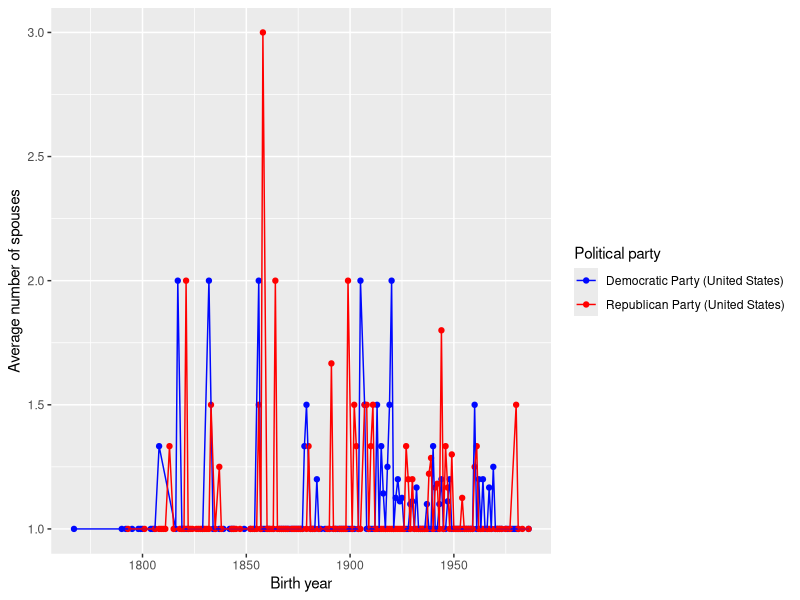
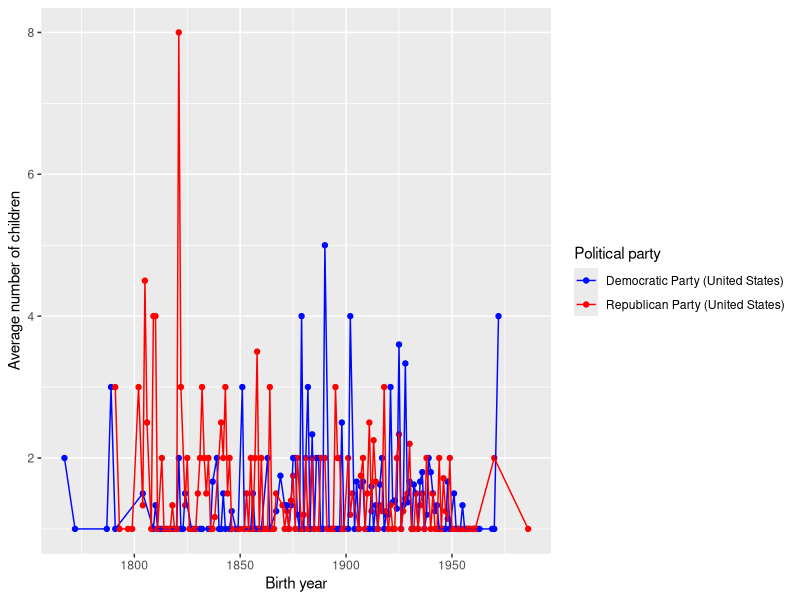
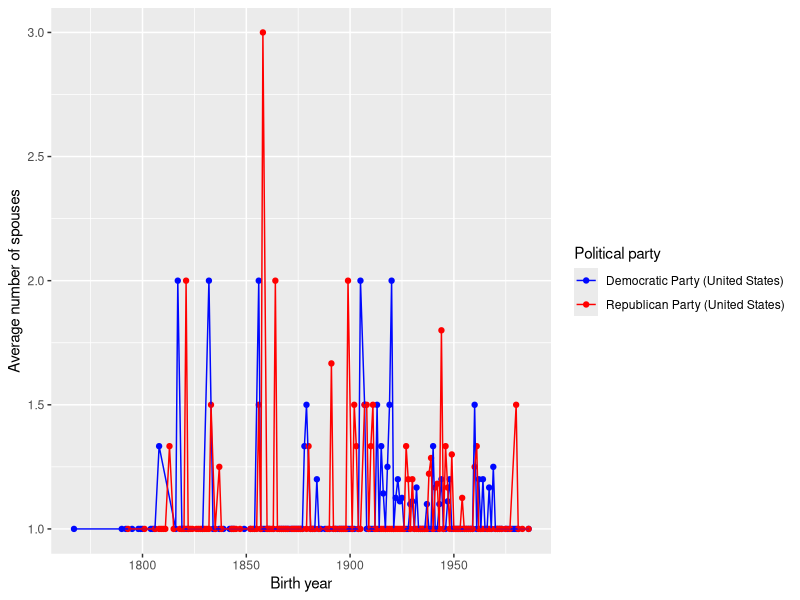
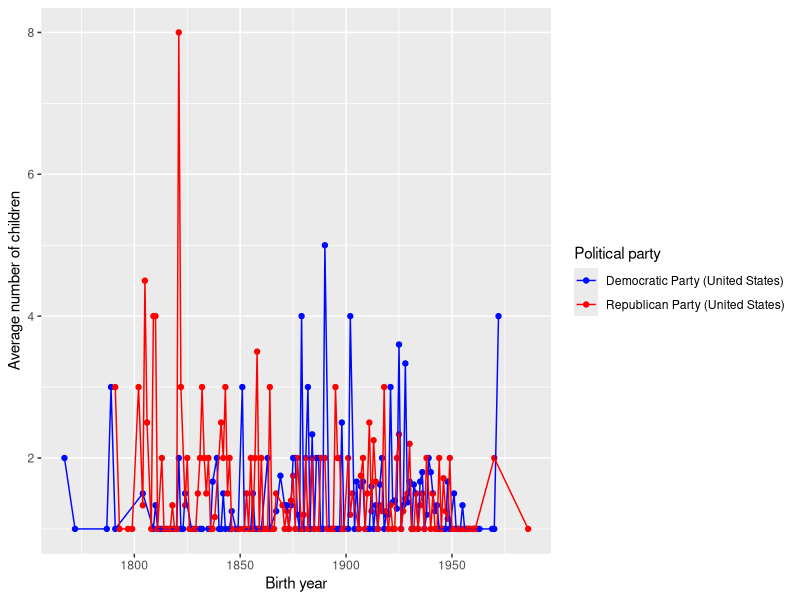

Source code (R) for these figures, in order:
 library(tidyverse)


prefilter <- read_csv('politicians_data_all.csv')
#filtering data more
## data <- filter()


#col_names are: 'name', 'party' 'n_spouses', 'n_children', 'religion', 'birthyear'
data <- filter(prefilter, Party == "Democratic Party (United States)"| Party == "Republican Party (United States)") |>
  rename("name" = Name, "party" = Party ,"n_spouses"  = n_Spouses, "n_children" = n_Children, "religion"  = Religion, "birth_year" =  Birthyear) |>
  mutate(n_spouses = as.numeric(n_spouses), n_children = as.numeric(n_children), birth_year = as.numeric(birth_year)) 

data_spouse_over0_birthyear_party <- filter(data, n_spouses>0)|>
  filter(birth_year>0)|>
  group_by(party, birth_year)|>
  summarise(avg_spouses_year=mean(n_spouses)) 

ggplot(data_spouse_over0_birthyear_party, aes(x=birth_year, y=avg_spouses_year, color=party)) +
  geom_point()+
  geom_line()+
  scale_color_manual(values=c("Democratic Party (United States)"="#0008ffff", "Republican Party (United States)"="#ff0000ff"))+
  labs(x="Birth year",
      y="Average number of spouses",
    color="Political party")
ggsave("Average number of spouses vs Birthyear per political party.pdf", width=30, height=10, units="cm")

data_children_over0_birthyear_party <- filter(data, n_children>0)|>
  filter(birth_year>0)|>
  group_by(party, birth_year)|>
  summarise(avg_children_year=mean(n_children)) 

ggplot(data_children_over0_birthyear_party, aes(x=birth_year, y=avg_children_year, color=party)) +
  geom_point()+
  geom_line()+
  scale_color_manual(values=c("Democratic Party (United States)"="#0008ffff", "Republican Party (United States)"="#ff0000ff"))+
  labs(x="Birth year",
      y="Average number of children",
    color="Political party")
ggsave("Average number of children vs Birthyear per political party.pdf", width=30, height=10, units="cm")
